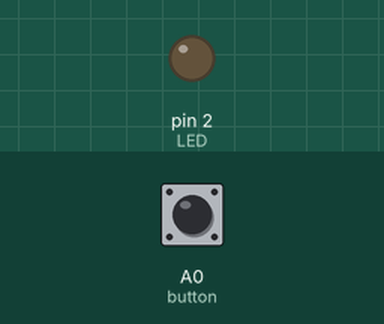
This sketch was run on a simulated Arduino Uno, built with avr-gcc and run on an emulated ATmega328P. On the bench: output pins drawn as LEDs (lit = HIGH). The inputs (shaded band) are chosen by the test bench; at power-on: A0 (button) LOW. EEPROM starts erased.

Above: at 1.2 s.
1.3 s: A0 (button) pulled HIGH for 0.15 s
At 2.6 s:
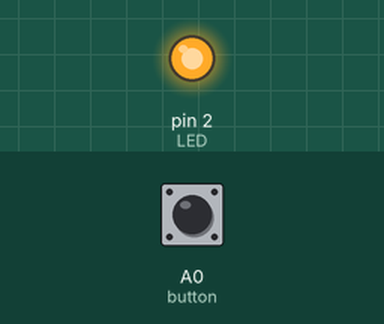
2.9 s: A0 (button) pulled HIGH for 1 s
At 5.1 s:
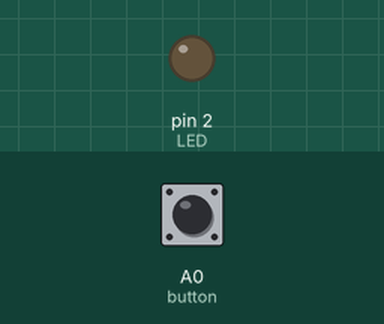
5.4 s: A0 (button) pulled HIGH for 3.2 s
At 9.9 s:
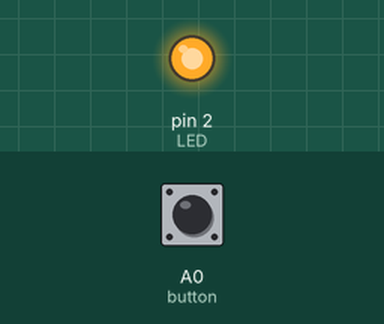
Timing chart, 0 to 11.4 s (numbered marks = the images above; inputs shaded):
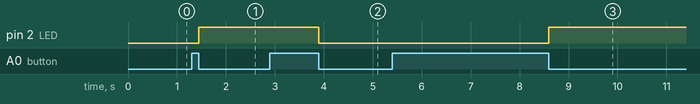

The sketch:

Quiz__EEPROM_.ino
```cpp
#include <EEPROM.h>

bool flag = false;
int x =0;

int eunice;

void setup() {
  pinMode (A0, INPUT); //button
  pinMode (2, OUTPUT); //LED

  digitalWrite(A0, LOW);

  eunice = EEPROM.read(0);

  if( eunice == 0){
    digitalWrite(2, LOW);
  }
  else if(eunice == 1){
    digitalWrite(2, HIGH);
  }
}
//this is a comment, pull request
void loop() {
   if(x == 0){
     if( digitalRead(A0) == HIGH){
        flag = true;
     }
     if( digitalRead(A0) == LOW and flag == true){
        digitalWrite(2, HIGH);
        x++;
        flag = false;

        EEPROM.write(0, 1);
      }
   }// if x ==0


   if (x == 1){
     if( digitalRead(A0) == HIGH){
        flag = true;
     }

     if( digitalRead(A0) == LOW and flag == true){
        digitalWrite(2, LOW);
        x = 0;
        flag = false;

        EEPROM.write(0, 0);
      }
   }// if x ==1

}//end void loop
```

Measured:
- after the input at 1.3 s, pin 2 (LED): LOW → HIGH after 0.15 s
- after the input at 2.9 s, pin 2 (LED): HIGH → LOW after 1.0 s
- after the input at 5.4 s, pin 2 (LED): LOW → HIGH after 3.2 s
